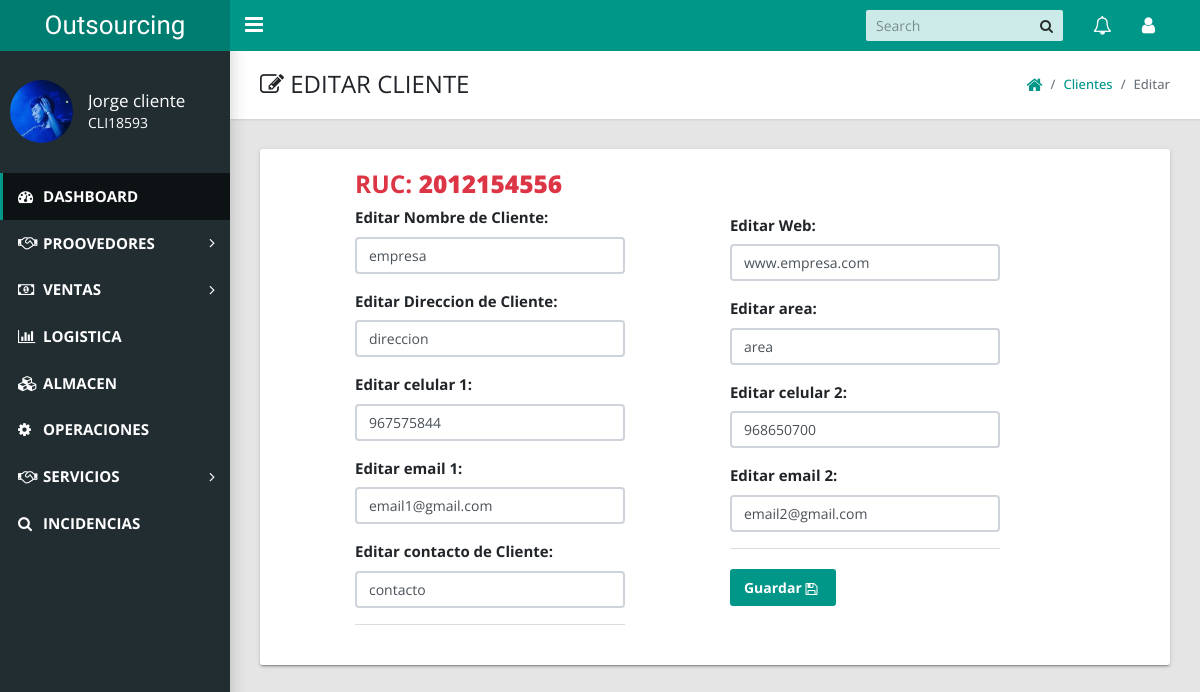
The page /admin/index.php?action=edit_clien&ruc=2012154556 (signed in) on the database as committed earlier.
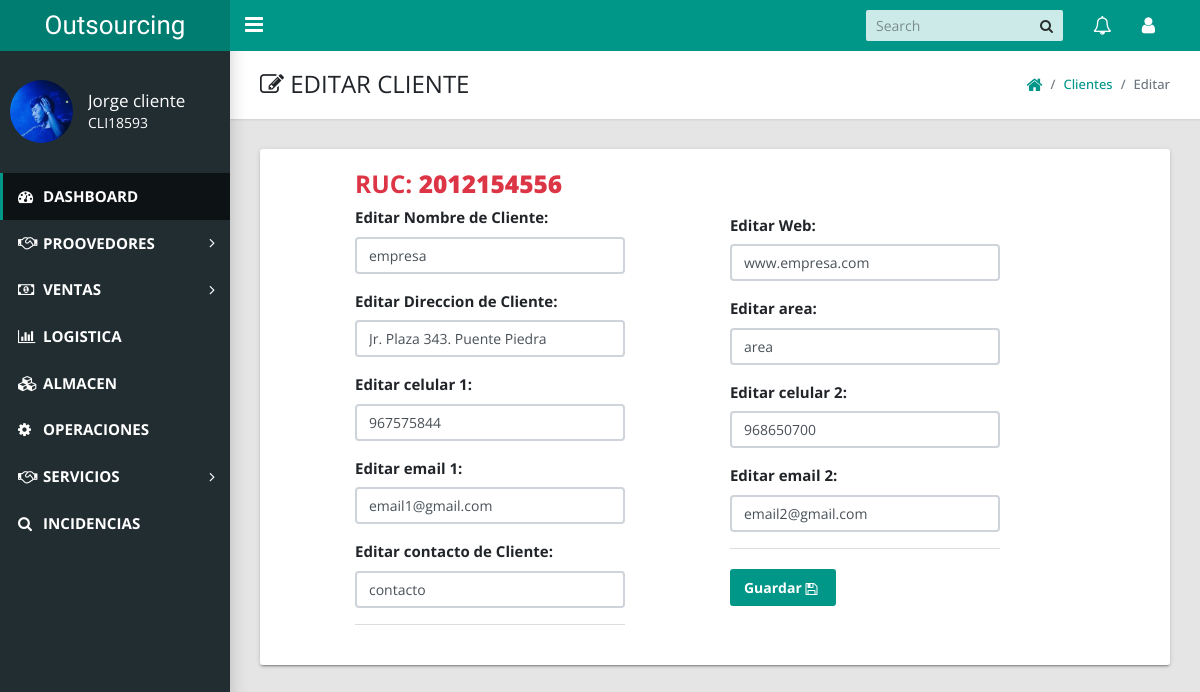
The same page on the database as committed later.
### tables this page shows
CREATE TABLE `clientes` (
  `Id_cliente` int(10) NOT NULL,
  `cod_cliente` varchar(20) NOT NULL,
  `ruc_cliente` int(50) NOT NULL,
  `razon_cliente` varchar(50) NOT NULL,
  `direccion_cliente` text NOT NULL,
  `contacto_cliente` varchar(100) NOT NULL,
  `celular1_cliente` int(9) NOT NULL,
  `celular2_cliente` int(9) NOT NULL,
  `email1_cliente` varchar(50) NOT NULL,
  `email2_cliente` varchar(50) NOT NULL,
  `web_cliente` text NOT NULL,
  `area_cliente` varchar(50) NOT NULL,
  `estado_cliente` varchar(50) NOT NULL,
  `asignado_cliente` varchar(50) NOT NULL
);

### admin/includes/cotizaciones/edit_cliente.php (the view, shortened to what this page needs)
<?php $edit_cat = mysqli_query($conexion, "select * from clientes where ruc_cliente='$_GET[ruc]'");
$fetch_cat = mysqli_fetch_array($edit_cat); ?>
<?php if($_SESSION['role'] != 7 AND $_SESSION['role'] != 17 AND $_SESSION['role'] != 5 ){
echo "<script>alert('No puedes acceder acá ')</script>";
echo "<script>window.open('index.php?logged_in=Logueaste%20correctamente!','_self')</script>";
}else{ ?>
<main class="app-content">
      <div class="app-title">
        <div>
          <h1><i class="fa fa-edit"></i> EDITAR CLIENTE</h1>
        </div>
        <ul class="app-breadcrumb breadcrumb side">
          <li class="breadcrumb-item"><a href="index.php?logged_in=Logueaste%20correctamente!"><i class="fa fa-home fa-lg"></i></a></li>
          <li class="breadcrumb-item "><a href="index.php?action=view_clientes">Clientes</a></li>
          <li class="breadcrumb-item active">Editar</li>
        </ul>
      </div>
      <div class="row" style="font-size: 15px;">
        <div class="col-md-12">
          <div class="tile">
            <div class="row">
              <div class="col-lg-4 offset-lg-1">
                <form action="" method="POST" accept-charset="utf-8">
                  <h3 style="color:#dc3545; ">RUC: <b><?php echo $fetch_cat['ruc_cliente']; ?></b></h3>
                  <div class="form-group">
                    <label for="exampleInputEmail1">Editar Nombre de Cliente:</label>
                       <input class="form-control" type="text"name="cliente_nombre" value="<?php echo $fetch_cat['razon_cliente']; ?>" size="30" required >
                  </div>
                  <div class="form-group">
                    <label for="exampleInputEmail1">Editar Direccion de Cliente:</label>
                    <input class="form-control" type="text"name="cliente_direccion" value="<?php echo $fetch_cat['direccion_cliente']; ?>" size="30" required >
                  </div>
                  <div class="form-group">
                    <label for="exampleInputEmail1">Editar celular 1:</label>
                    <input class="form-control" type="text"name="cliente_cel1" value="<?php echo $fetch_cat['celular1_cliente']; ?>" size="30" required >
                  </div>
                  <div class="form-group">
                    <label for="exampleInputEmail1">Editar email 1:</label>
                    <input class="form-control" type="text"name="cliente_email1" value="<?php echo $fetch_cat['email1_cliente']; ?>" size="30" required >
                  </div>
                   <div class="form-group">
                    <label for="exampleInputEmail1">Editar contacto de Cliente:</label>
                    <input class="form-control" type="text"name="cliente_contact" value="<?php echo $fetch_cat['contacto_cliente']; ?>" size="30" required >
                  </div>
                  <div class="tile-footer">
            </div>
          </div>
              <div class="col-lg-4 offset-lg-1"><br><br>
                <div class="form-group">
                    <label for="exampleInputEmail1">Editar Web:</label>
                    <input class="form-control" type="text"name="cliente_web" value="<?php echo $fetch_cat['web_cliente']; ?>" size="30" required >
                  </div>
                  <div class="form-group">
                    <label for="exampleInputEmail1">Editar area:</label>
                    <input class="form-control" type="text"name="cliente_area" value="<?php echo $fetch_cat['area_cliente']; ?>" size="30" required >
                  </div>
                  <div class="form-group">
                    <label for="exampleInputEmail1">Editar celular 2:</label>
                    <input class="form-control" type="text"name="cliente_cel2" value="<?php echo $fetch_cat['celular2_cliente']; ?>" size="30" required >
                  </div>
                  <div class="form-group">
                    <label for="exampleInputEmail1">Editar email 2:</label>
                    <input class="form-control" type="text"name="cliente_email2" value="<?php echo $fetch_cat['email2_cliente']; ?>" size="30" required >
                  </div>
                  <div class="tile-footer">
                    <button class="btn btn-primary" name="edit_cliente"type="submit">Guardar  <i class="fa fa-floppy-o" aria-hidden="true"></i></button>
                  </div>
                </div>
            </div>
          </div>
        </div>
      </div>
    </main>
<?php } ?>

### admin/index.php (shortened to what this page needs)
<?php include '../web/bd.php'; ?>
<!DOCTYPE html>
<html lang="en">
  <head>
    <link rel="stylesheet" type="text/css" href="styles/main.css">
    <link rel="stylesheet" type="text/css" href="styles/ver.css">
    <link rel="stylesheet" type="text/css" href="https://maxcdn.bootstrapcdn.com/font-awesome/4.7.0/css/font-awesome.min.css">
  </head>
  <body class="app sidebar-mini" style="font-family: 'Open Sans', sans-serif;">
    <header class="app-header"><a class="app-header__logo" href="#">Outsourcing</a>
      <a class="app-sidebar__toggle" href="#" data-toggle="sidebar" aria-label="Hide Sidebar"></a>
      <ul class="app-nav">
        <li class="app-search">
          <input class="app-search__input" type="search" placeholder="Search">
          <button class="app-search__button"><i class="fa fa-search"></i></button>
        </li>
        <li class="dropdown"><a class="app-nav__item" href="#" data-toggle="dropdown" aria-label="Show notifications"><i class="fa fa-bell-o fa-lg"></i></a>
        </li>
        <li class="dropdown"><a class="app-nav__item" href="#" data-toggle="dropdown" aria-label="Open Profile Menu"><i class="fa fa-user fa-lg"></i></a>
        </li>
      </ul>
    </header>
    <aside class="app-sidebar">
      <div class="app-sidebar__user"><img class="app-sidebar__user-avatar" src="usuarios_fotos/<?php echo $_SESSION['foto'];?>" alt="User Image" style="width: 30%;">
        <div>
          <p class="app-sidebar__user-name"><?php echo $_SESSION['name']; ?></p>
          <p class="app-sidebar__user-designation"><?php echo $_SESSION['cod_user']; ?></p>
        </div>
      </div>
      <ul class="app-menu" style="font-weight: bold;">
        <li><a class="app-menu__item active" href="#"><i class="app-menu__icon fa fa-dashboard"></i><span class="app-menu__label">DASHBOARD</span></a></li>
        <li class="treeview"><a class="app-menu__item" href="index.php?action=add_proovedor" data-toggle="treeview"><i class="app-menu__icon fa fa-handshake-o"></i><span class="app-menu__label">PROOVEDORES</span><i class="treeview-indicator fa fa-angle-right"></i></a>
        </li>
        <li class="treeview"><a class="app-menu__item" href="#" data-toggle="treeview"><i class="app-menu__icon fa fa-money"></i>
          <span class="app-menu__label">VENTAS</span>
          <i class="treeview-indicator fa fa-angle-right"></i></a>
        </li>
        <li><a class="app-menu__item" href="#"><i class="app-menu__icon fa fa-bar-chart"></i><span class="app-menu__label">LOGISTICA</span></a></li>
        <li><a class="app-menu__item" href="#"><i class="app-menu__icon fa fa-cubes"></i><span class="app-menu__label">ALMACEN</span></a></li>
        <li><a class="app-menu__item" href="#"><i class="app-menu__icon fa fa-cog"></i><span class="app-menu__label">OPERACIONES</span></a></li>
        <li class="treeview"><a class="app-menu__item" href="index.php?action=view_serv" data-toggle="treeview"><i class="app-menu__icon fa fa-handshake-o"></i><span class="app-menu__label">SERVICIOS</span><i class="treeview-indicator fa fa-angle-right"></i></a>
        </li>
        <li><a class="app-menu__item" href="#"><i class="app-menu__icon fa fa-search"></i><span class="app-menu__label">INCIDENCIAS</span></a></li>
     </ul>
    </aside>
    <div class="content">
     <div class="content_box">
     <?php
     if(isset($_GET['action'])){
      $action = $_GET['action'];
     }else{
      $action ='';
     }
     switch($action){
    case 'edit_clien';
    include 'includes/cotizaciones/edit_cliente.php';
    break;
     }
     ?>
      </div>
   </div>
  </body>
</html>

### admin/styles/ver.css (style rules this page uses)
label { font-weight: bold; }

Rows that differ between the two databases and show on the page:
changed clientes "empresa": cliente_direccion "direccion" → "Jr. Plaza 343. Puente Piedra"
